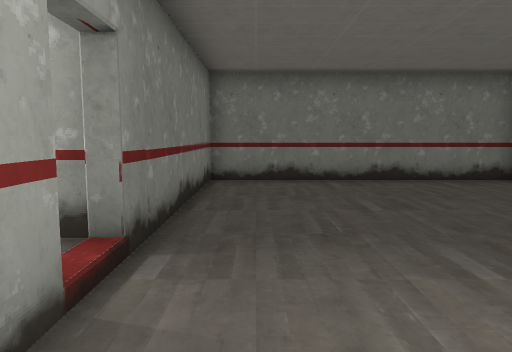
[1] (above)

13 first-person views from a walk through a level from a Godot 3-D game. The camera is 1.2 m above the floor, tilts 6° down and sees 70° across. The floor is counted in squares, 1 m on a side. Each view is taken from the middle of a square. On the plan, view 1 faces up. The plan holds only what a view shows up to about 15 squares ahead; the rest is blank.

[2]
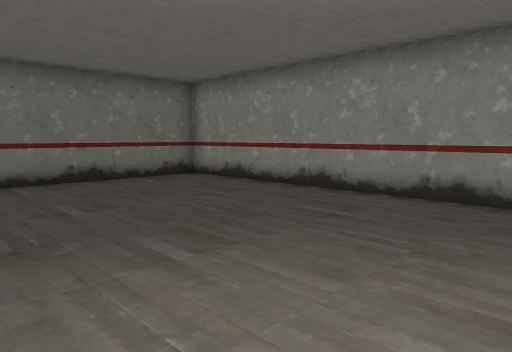

[3]
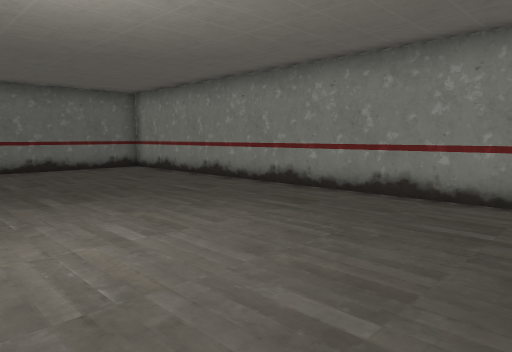

[4]
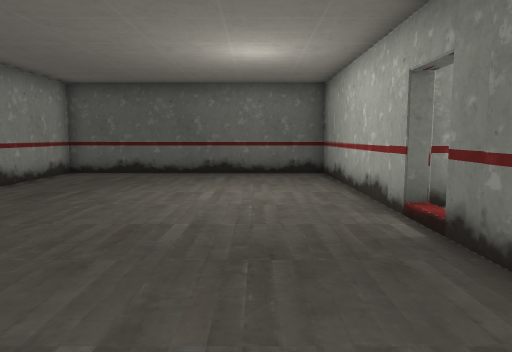

[5]
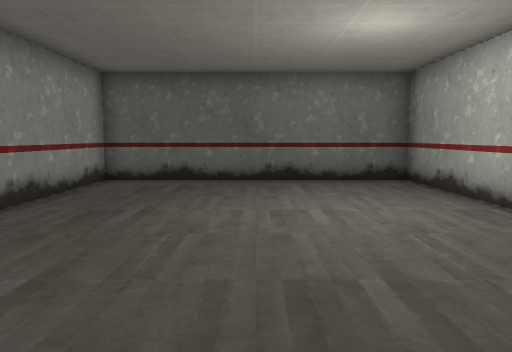

[6]
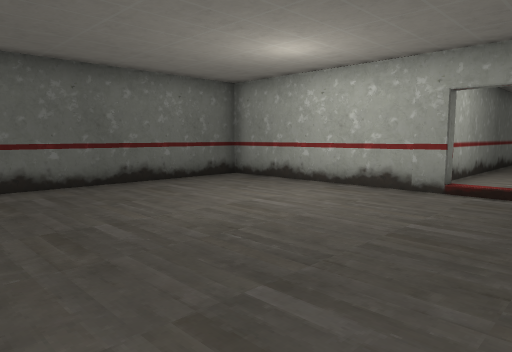

[7]
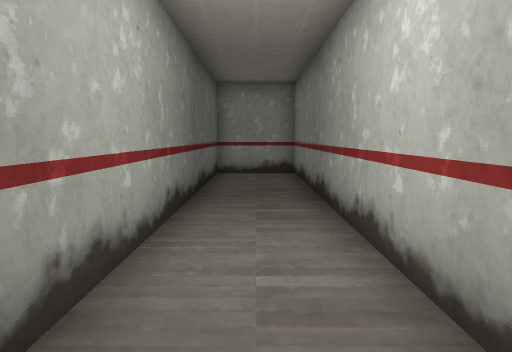

[8]
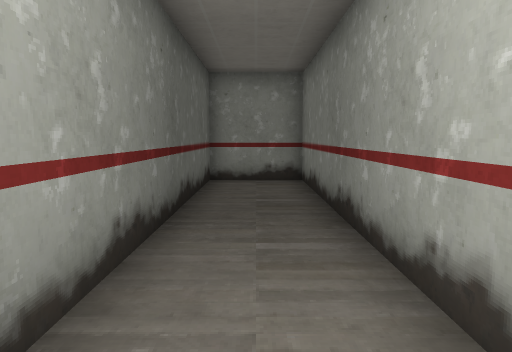

[9]
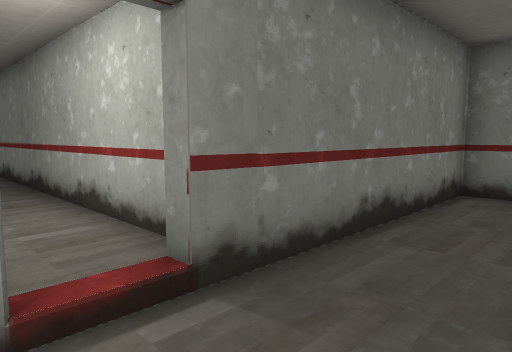

[10]
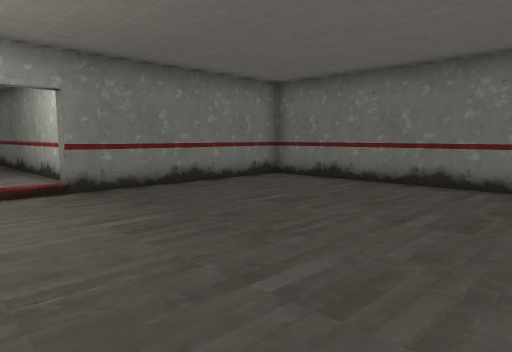

[11]
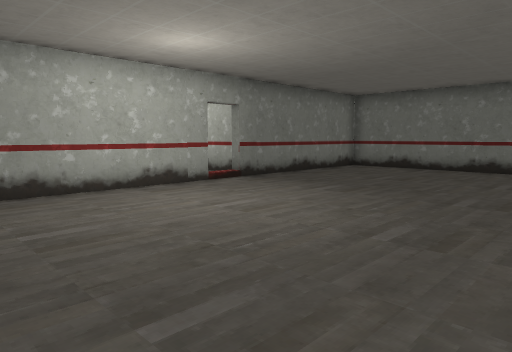

[12]
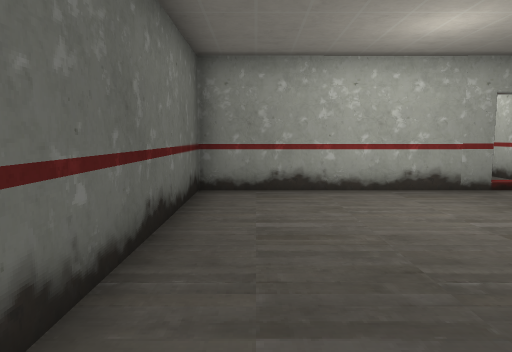

[13]
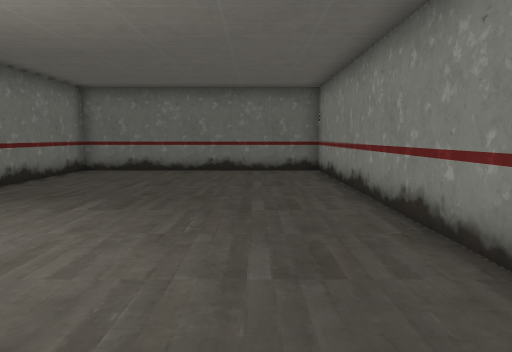

### Floor plan
Ten units are one square. View 1 is at (0, 0); x grows to the right and y downward. Boxes are objects, and circles mark ways between rooms. Rooms are numbered by the first view taken in them; rooms with no view inside come last. Other rooms are left out.
<svg viewBox="-138 -108 216 156">
<path fill="none" stroke="#000" d="M-18 -24 -13 -24 -13 43 73 43 73 -103 -13 -103 -13 -36M-20 -43 -133 -43 -133 -17 -20 -17M-13 -36 -18 -36"/>
<circle cx="-10" cy="-30" r="3" fill="#2a7"/>
<text x="30" y="-30">1</text>
<text x="-80" y="-30">2</text>
</svg>
Room 1 opens to room 2.

Where each view was taken, in squares from view 1:
view 1: 0 up, 0 right, facing up
view 2: 0 up, 0 right, facing up-right
view 3: 4 down, 0 right, facing up-right
view 4: 8 up, 1 right, facing down
view 5: 6 up, 3 right, facing down
view 6: 5 up, 7 right, facing down-left
view 7: 3 up, 1 left, facing left
view 8: 3 up, 3 left, facing left
view 9: 2 up, 1 right, facing up-left
view 10: 1 up, 7 right, facing up-left
view 11: 4 down, 7 right, facing up-left
view 12: 3 down, 7 right, facing left
view 13: 3 down, 5 right, facing up
